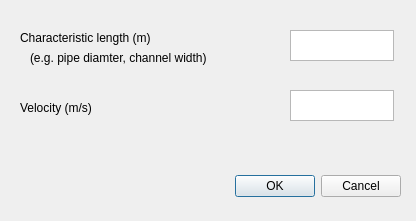
<?xml version="1.0" encoding="UTF-8"?>
<ui version="4.0">
 <class>Turbulence</class>
 <widget class="QDialog" name="Turbulence">
  <property name="enabled">
   <bool>true</bool>
  </property>
  <property name="geometry">
   <rect>
    <x>0</x>
    <y>0</y>
    <width>416</width>
    <height>221</height>
   </rect>
  </property>
  <property name="windowTitle">
   <string>Calculate Turbulence</string>
  </property>
  <widget class="QDialogButtonBox" name="buttonBox">
   <property name="geometry">
    <rect>
     <x>60</x>
     <y>170</y>
     <width>341</width>
     <height>32</height>
    </rect>
   </property>
   <property name="orientation">
    <enum>Qt::Horizontal</enum>
   </property>
   <property name="standardButtons">
    <set>QDialogButtonBox::Cancel|QDialogButtonBox::Ok</set>
   </property>
  </widget>
  <widget class="QLabel" name="label">
   <property name="geometry">
    <rect>
     <x>20</x>
     <y>30</y>
     <width>171</width>
     <height>16</height>
    </rect>
   </property>
   <property name="text">
    <string>Characteristic length (m)</string>
   </property>
  </widget>
  <widget class="QLabel" name="label_2">
   <property name="geometry">
    <rect>
     <x>30</x>
     <y>50</y>
     <width>231</width>
     <height>16</height>
    </rect>
   </property>
   <property name="text">
    <string>(e.g. pipe diamter, channel width)</string>
   </property>
  </widget>
  <widget class="QLabel" name="label_3">
   <property name="geometry">
    <rect>
     <x>20</x>
     <y>100</y>
     <width>171</width>
     <height>16</height>
    </rect>
   </property>
   <property name="text">
    <string>Velocity (m/s)</string>
   </property>
  </widget>
  <widget class="QPlainTextEdit" name="velocity">
   <property name="geometry">
    <rect>
     <x>290</x>
     <y>90</y>
     <width>104</width>
     <height>31</height>
    </rect>
   </property>
  </widget>
  <widget class="QPlainTextEdit" name="length">
   <property name="geometry">
    <rect>
     <x>290</x>
     <y>30</y>
     <width>104</width>
     <height>31</height>
    </rect>
   </property>
  </widget>
 </widget>
 <resources/>
 <connections>
  <connection>
   <sender>buttonBox</sender>
   <signal>accepted()</signal>
   <receiver>Turbulence</receiver>
   <slot>accept()</slot>
   <hints>
    <hint type="sourcelabel">
     <x>248</x>
     <y>254</y>
    </hint>
    <hint type="destinationlabel">
     <x>157</x>
     <y>274</y>
    </hint>
   </hints>
  </connection>
  <connection>
   <sender>buttonBox</sender>
   <signal>rejected()</signal>
   <receiver>Turbulence</receiver>
   <slot>reject()</slot>
   <hints>
    <hint type="sourcelabel">
     <x>316</x>
     <y>260</y>
    </hint>
    <hint type="destinationlabel">
     <x>286</x>
     <y>274</y>
    </hint>
   </hints>
  </connection>
 </connections>
</ui>
